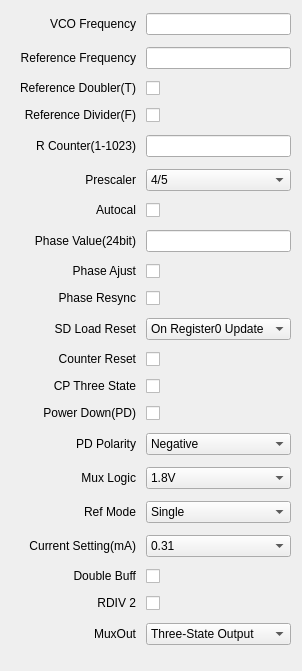
  <widget class="QWidget" name="layoutWidget">
   <property name="geometry">
    <rect>
     <x>9</x>
     <y>9</y>
     <width>275</width>
     <height>671</height>
    </rect>
   </property>
   <layout class="QVBoxLayout" name="verticalLayout">
    <property name="spacing">
     <number>10</number>
    </property>
    <item>
     <layout class="QHBoxLayout" name="horizontalLayout">
      <item>
       <widget class="QLabel" name="label">
        <property name="sizePolicy">
         <sizepolicy hsizetype="Fixed" vsizetype="Fixed">
          <horstretch>0</horstretch>
          <verstretch>0</verstretch>
         </sizepolicy>
        </property>
        <property name="minimumSize">
         <size>
          <width>125</width>
          <height>0</height>
         </size>
        </property>
        <property name="text">
         <string>VCO Frequency</string>
        </property>
        <property name="alignment">
         <set>Qt::AlignRight|Qt::AlignTrailing|Qt::AlignVCenter</set>
        </property>
       </widget>
      </item>
      <item>
       <widget class="QLineEdit" name="lineEditVCOFreq"/>
      </item>
     </layout>
    </item>
    <item>
     <layout class="QHBoxLayout" name="horizontalLayout_2">
      <item>
       <widget class="QLabel" name="label_2">
        <property name="sizePolicy">
         <sizepolicy hsizetype="Fixed" vsizetype="Fixed">
          <horstretch>0</horstretch>
          <verstretch>0</verstretch>
         </sizepolicy>
        </property>
        <property name="minimumSize">
         <size>
          <width>125</width>
          <height>0</height>
         </size>
        </property>
        <property name="text">
         <string>Reference Frequency</string>
        </property>
        <property name="alignment">
         <set>Qt::AlignRight|Qt::AlignTrailing|Qt::AlignVCenter</set>
        </property>
       </widget>
      </item>
      <item>
       <widget class="QLineEdit" name="lineEditRefFreq"/>
      </item>
     </layout>
    </item>
    <item>
     <layout class="QHBoxLayout" name="horizontalLayout_3">
      <item>
       <widget class="QLabel" name="label_3">
        <property name="sizePolicy">
         <sizepolicy hsizetype="Fixed" vsizetype="Fixed">
          <horstretch>0</horstretch>
          <verstretch>0</verstretch>
         </sizepolicy>
        </property>
        <property name="minimumSize">
         <size>
          <width>125</width>
          <height>0</height>
         </size>
        </property>
        <property name="text">
         <string>Reference Doubler(T)</string>
        </property>
        <property name="alignment">
         <set>Qt::AlignRight|Qt::AlignTrailing|Qt::AlignVCenter</set>
        </property>
       </widget>
      </item>
      <item>
       <widget class="QCheckBox" name="checkBoxRefDoubler">
        <property name="text">
         <string/>
        </property>
       </widget>
      </item>
     </layout>
    </item>
    <item>
     <layout class="QHBoxLayout" name="horizontalLayout_4">
      <item>
       <widget class="QLabel" name="label_4">
        <property name="sizePolicy">
         <sizepolicy hsizetype="Fixed" vsizetype="Fixed">
          <horstretch>0</horstretch>
          <verstretch>0</verstretch>
         </sizepolicy>
        </property>
        <property name="minimumSize">
         <size>
          <width>125</width>
          <height>0</height>
         </size>
        </property>
        <property name="text">
         <string>Reference Divider(F)</string>
        </property>
        <property name="alignment">
         <set>Qt::AlignRight|Qt::AlignTrailing|Qt::AlignVCenter</set>
        </property>
       </widget>
      </item>
      <item>
       <widget class="QCheckBox" name="checkBoxRefDivider">
        <property name="text">
         <string/>
        </property>
       </widget>
      </item>
     </layout>
    </item>
    <item>
     <layout class="QHBoxLayout" name="horizontalLayout_5">
      <item>
       <widget class="QLabel" name="label_5">
        <property name="sizePolicy">
         <sizepolicy hsizetype="Fixed" vsizetype="Fixed">
          <horstretch>0</horstretch>
          <verstretch>0</verstretch>
         </sizepolicy>
        </property>
        <property name="minimumSize">
         <size>
          <width>125</width>
          <height>0</height>
         </size>
        </property>
        <property name="text">
         <string>R Counter(1-1023)</string>
        </property>
        <property name="alignment">
         <set>Qt::AlignRight|Qt::AlignTrailing|Qt::AlignVCenter</set>
        </property>
       </widget>
      </item>
      <item>
       <widget class="QLineEdit" name="lineEditRCounter"/>
      </item>
     </layout>
    </item>
    <item>
     <layout class="QHBoxLayout" name="horizontalLayout_6">
      <item>
       <widget class="QLabel" name="label_6">
        <property name="sizePolicy">
         <sizepolicy hsizetype="Fixed" vsizetype="Fixed">
          <horstretch>0</horstretch>
          <verstretch>0</verstretch>
         </sizepolicy>
        </property>
        <property name="minimumSize">
         <size>
          <width>125</width>
          <height>0</height>
         </size>
        </property>
        <property name="text">
         <string>Prescaler</string>
        </property>
        <property name="alignment">
         <set>Qt::AlignRight|Qt::AlignTrailing|Qt::AlignVCenter</set>
        </property>
       </widget>
      </item>
      <item>
       <widget class="QComboBox" name="comboBoxPrescaler">
        <item>
         <property name="text">
          <string>4/5</string>
         </property>
        </item>
        <item>
         <property name="text">
          <string>8/9</string>
         </property>
        </item>
       </widget>
      </item>
     </layout>
    </item>
    <item>
     <layout class="QHBoxLayout" name="horizontalLayout_7">
      <item>
       <widget class="QLabel" name="label_7">
        <property name="sizePolicy">
         <sizepolicy hsizetype="Fixed" vsizetype="Fixed">
          <horstretch>0</horstretch>
          <verstretch>0</verstretch>
         </sizepolicy>
        </property>
        <property name="minimumSize">
         <size>
          <width>125</width>
          <height>0</height>
         </size>
        </property>
        <property name="text">
         <string>Autocal</string>
        </property>
        <property name="alignment">
         <set>Qt::AlignRight|Qt::AlignTrailing|Qt::AlignVCenter</set>
        </property>
       </widget>
      </item>
      <item>
       <widget class="QCheckBox" name="checkBoxAutoCal">
        <property name="text">
         <string/>
        </property>
       </widget>
      </item>
     </layout>
    </item>
    <item>
     <layout class="QHBoxLayout" name="horizontalLayout_8">
      <item>
       <widget class="QLabel" name="label_8">
        <property name="sizePolicy">
         <sizepolicy hsizetype="Fixed" vsizetype="Fixed">
          <horstretch>0</horstretch>
          <verstretch>0</verstretch>
         </sizepolicy>
        </property>
        <property name="minimumSize">
         <size>
          <width>125</width>
          <height>0</height>
         </size>
        </property>
        <property name="text">
         <string>Phase Value(24bit)</string>
        </property>
        <property name="alignment">
         <set>Qt::AlignRight|Qt::AlignTrailing|Qt::AlignVCenter</set>
        </property>
       </widget>
      </item>
      <item>
       <widget class="QLineEdit" name="lineEditPhaseValue"/>
      </item>
     </layout>
    </item>
    <item>
     <layout class="QHBoxLayout" name="horizontalLayout_9">
      <item>
       <widget class="QLabel" name="label_9">
        <property name="sizePolicy">
         <sizepolicy hsizetype="Fixed" vsizetype="Fixed">
          <horstretch>0</horstretch>
          <verstretch>0</verstretch>
         </sizepolicy>
        </property>
        <property name="minimumSize">
         <size>
          <width>125</width>
          <height>0</height>
         </size>
        </property>
        <property name="text">
         <string>Phase Ajust</string>
        </property>
        <property name="alignment">
         <set>Qt::AlignRight|Qt::AlignTrailing|Qt::AlignVCenter</set>
        </property>
       </widget>
      </item>
      <item>
       <widget class="QCheckBox" name="checkBoxPhaseAjust">
        <property name="text">
         <string/>
        </property>
       </widget>
      </item>
     </layout>
    </item>
    <item>
     <layout class="QHBoxLayout" name="horizontalLayout_10">
      <item>
       <widget class="QLabel" name="label_10">
        <property name="sizePolicy">
         <sizepolicy hsizetype="Fixed" vsizetype="Fixed">
          <horstretch>0</horstretch>
          <verstretch>0</verstretch>
         </sizepolicy>
        </property>
        <property name="minimumSize">
         <size>
          <width>125</width>
          <height>0</height>
         </size>
        </property>
        <property name="text">
         <string>Phase Resync</string>
        </property>
        <property name="alignment">
         <set>Qt::AlignRight|Qt::AlignTrailing|Qt::AlignVCenter</set>
        </property>
       </widget>
      </item>
      <item>
       <widget class="QCheckBox" name="checkBoxPhaseResync">
        <property name="text">
         <string/>
        </property>
       </widget>
      </item>
     </layout>
    </item>
    <item>
     <layout class="QHBoxLayout" name="horizontalLayout_11">
      <item>
       <widget class="QLabel" name="label_11">
        <property name="sizePolicy">
         <sizepolicy hsizetype="Fixed" vsizetype="Fixed">
          <horstretch>0</horstretch>
          <verstretch>0</verstretch>
         </sizepolicy>
        </property>
        <property name="minimumSize">
         <size>
          <width>125</width>
          <height>0</height>
         </size>
        </property>
        <property name="text">
         <string>SD Load Reset</string>
        </property>
        <property name="alignment">
         <set>Qt::AlignRight|Qt::AlignTrailing|Qt::AlignVCenter</set>
        </property>
       </widget>
      </item>
      <item>
       <widget class="QComboBox" name="comboBoxSDLoadReset">
        <item>
         <property name="text">
          <string>On Register0 Update</string>
         </property>
        </item>
        <item>
         <property name="text">
          <string>Disabled</string>
         </property>
        </item>
       </widget>
      </item>
     </layout>
    </item>
    <item>
     <layout class="QHBoxLayout" name="horizontalLayout_12">
      <item>
       <widget class="QLabel" name="label_12">
        <property name="sizePolicy">
         <sizepolicy hsizetype="Fixed" vsizetype="Fixed">
          <horstretch>0</horstretch>
          <verstretch>0</verstretch>
         </sizepolicy>
        </property>
        <property name="minimumSize">
         <size>
          <width>125</width>
          <height>0</height>
         </size>
        </property>
        <property name="text">
         <string>Counter Reset</string>
        </property>
        <property name="alignment">
         <set>Qt::AlignRight|Qt::AlignTrailing|Qt::AlignVCenter</set>
        </property>
       </widget>
      </item>
      <item>
       <widget class="QCheckBox" name="checkBoxCounterReset">
        <property name="text">
         <string/>
        </property>
       </widget>
      </item>
     </layout>
    </item>
    <item>
     <layout class="QHBoxLayout" name="horizontalLayout_13">
      <item>
       <widget class="QLabel" name="label_13">
        <property name="sizePolicy">
         <sizepolicy hsizetype="Fixed" vsizetype="Fixed">
          <horstretch>0</horstretch>
          <verstretch>0</verstretch>
         </sizepolicy>
        </property>
        <property name="minimumSize">
         <size>
          <width>125</width>
          <height>0</height>
         </size>
        </property>
        <property name="text">
         <string>CP Three State</string>
        </property>
        <property name="alignment">
         <set>Qt::AlignRight|Qt::AlignTrailing|Qt::AlignVCenter</set>
        </property>
       </widget>
      </item>
      <item>
       <widget class="QCheckBox" name="checkBoxCPThreeState">
        <property name="text">
         <string/>
        </property>
       </widget>
      </item>
     </layout>
    </item>
    <item>
     <layout class="QHBoxLayout" name="horizontalLayout_14">
      <item>
       <widget class="QLabel" name="label_14">
        <property name="sizePolicy">
         <sizepolicy hsizetype="Fixed" vsizetype="Fixed">
          <horstretch>0</horstretch>
          <verstretch>0</verstretch>
         </sizepolicy>
        </property>
        <property name="minimumSize">
         <size>
          <width>125</width>
          <height>0</height>
         </size>
        </property>
        <property name="text">
         <string>Power Down(PD)</string>
        </property>
        <property name="alignment">
         <set>Qt::AlignRight|Qt::AlignTrailing|Qt::AlignVCenter</set>
        </property>
       </widget>
      </item>
      <item>
       <widget class="QCheckBox" name="checkBoxPowerDown">
        <property name="text">
         <string/>
        </property>
       </widget>
      </item>
     </layout>
    </item>
    <item>
     <layout class="QHBoxLayout" name="horizontalLayout_15">
      <item>
       <widget class="QLabel" name="label_15">
        <property name="sizePolicy">
         <sizepolicy hsizetype="Fixed" vsizetype="Fixed">
          <horstretch>0</horstretch>
          <verstretch>0</verstretch>
         </sizepolicy>
        </property>
        <property name="minimumSize">
         <size>
          <width>125</width>
          <height>0</height>
         </size>
        </property>
        <property name="text">
         <string>PD Polarity</string>
        </property>
        <property name="alignment">
         <set>Qt::AlignRight|Qt::AlignTrailing|Qt::AlignVCenter</set>
        </property>
       </widget>
      </item>
      <item>
       <widget class="QComboBox" name="comboBoxPDPolarity">
        <item>
         <property name="text">
          <string>Negative</string>
         </property>
        </item>
        <item>
         <property name="text">
          <string>Positive</string>
         </property>
        </item>
       </widget>
      </item>
     </layout>
    </item>
    <item>
     <layout class="QHBoxLayout" name="horizontalLayout_16">
      <item>
       <widget class="QLabel" name="label_16">
        <property name="sizePolicy">
         <sizepolicy hsizetype="Fixed" vsizetype="Fixed">
          <horstretch>0</horstretch>
          <verstretch>0</verstretch>
         </sizepolicy>
        </property>
        <property name="minimumSize">
         <size>
          <width>125</width>
          <height>0</height>
         </size>
        </property>
        <property name="text">
         <string>Mux Logic</string>
        </property>
        <property name="alignment">
         <set>Qt::AlignRight|Qt::AlignTrailing|Qt::AlignVCenter</set>
        </property>
       </widget>
      </item>
      <item>
       <widget class="QComboBox" name="comboBoxMuxLogic">
        <item>
         <property name="text">
          <string>1.8V</string>
         </property>
        </item>
        <item>
         <property name="text">
          <string>3.3V</string>
         </property>
        </item>
       </widget>
      </item>
     </layout>
    </item>
    <item>
     <layout class="QHBoxLayout" name="horizontalLayout_17">
      <item>
       <widget class="QLabel" name="label_32">
        <property name="sizePolicy">
         <sizepolicy hsizetype="Fixed" vsizetype="Fixed">
          <horstretch>0</horstretch>
          <verstretch>0</verstretch>
         </sizepolicy>
        </property>
        <property name="minimumSize">
         <size>
          <width>125</width>
          <height>0</height>
         </size>
        </property>
        <property name="text">
         <string>Ref Mode</string>
        </property>
        <property name="alignment">
         <set>Qt::AlignRight|Qt::AlignTrailing|Qt::AlignVCenter</set>
        </property>
       </widget>
      </item>
      <item>
       <widget class="QComboBox" name="comboBoxRefMode">
        <item>
         <property name="text">
          <string>Single</string>
         </property>
        </item>
        <item>
         <property name="text">
          <string>Diff</string>
         </property>
        </item>
       </widget>
      </item>
     </layout>
    </item>
    <item>
     <layout class="QHBoxLayout" name="horizontalLayout_18">
      <item>
       <widget class="QLabel" name="label_33">
        <property name="sizePolicy">
         <sizepolicy hsizetype="Fixed" vsizetype="Fixed">
          <horstretch>0</horstretch>
          <verstretch>0</verstretch>
         </sizepolicy>
        </property>
        <property name="minimumSize">
         <size>
          <width>125</width>
          <height>0</height>
         </size>
        </property>
        <property name="text">
         <string>Current Setting(mA)</string>
        </property>
        <property name="alignment">
         <set>Qt::AlignRight|Qt::AlignTrailing|Qt::AlignVCenter</set>
        </property>
       </widget>
      </item>
      <item>
       <widget class="QComboBox" name="comboBoxCurrentSetting">
        <item>
         <property name="text">
          <string>0.31</string>
         </property>
        </item>
        <item>
         <property name="text">
          <string>0.63</string>
         </property>
        </item>
        <item>
         <property name="text">
          <string>0.94</string>
         </property>
        </item>
        <item>
         <property name="text">
          <string>1.25</string>
         </property>
        </item>
        <item>
         <property name="text">
          <string>1.56</string>
         </property>
        </item>
        <item>
         <property name="text">
          <string>1.88</string>
         </property>
        </item>
        <item>
         <property name="text">
          <string>2.19</string>
         </property>
        </item>
        <item>
         <property name="text">
          <string>2.50</string>
         </property>
        </item>
        <item>
         <property name="text">
          <string>2.81</string>
         </property>
        </item>
        <item>
         <property name="text">
          <string>3.13</string>
         </property>
        </item>
        <item>
         <property name="text">
          <string>3.44</string>
         </property>
        </item>
        <item>
         <property name="text">
          <string>3.75</string>
         </property>
        </item>
        <item>
         <property name="text">
          <string>4.06</string>
         </property>
        </item>
        <item>
         <property name="text">
          <string>4.38</string>
         </property>
        </item>
        <item>
         <property name="text">
          <string>4.69</string>
         </property>
        </item>
        <item>
         <property name="text">
          <string>5.00</string>
         </property>
        </item>
       </widget>
      </item>
     </layout>
    </item>
    <item>
     <layout class="QHBoxLayout" name="horizontalLayout_19">
      <item>
       <widget class="QLabel" name="label_34">
        <property name="sizePolicy">
         <sizepolicy hsizetype="Fixed" vsizetype="Fixed">
          <horstretch>0</horstretch>
          <verstretch>0</verstretch>
         </sizepolicy>
        </property>
        <property name="minimumSize">
         <size>
          <width>125</width>
          <height>0</height>
         </size>
        </property>
        <property name="text">
         <string>Double Buff</string>
        </property>
        <property name="alignment">
         <set>Qt::AlignRight|Qt::AlignTrailing|Qt::AlignVCenter</set>
        </property>
       </widget>
      </item>
      <item>
       <widget class="QCheckBox" name="checkBoxDoubleBuff">
        <property name="text">
         <string/>
        </property>
       </widget>
      </item>
     </layout>
    </item>
    <item>
     <layout class="QHBoxLayout" name="horizontalLayout_20">
      <item>
       <widget class="QLabel" name="label_35">
        <property name="sizePolicy">
         <sizepolicy hsizetype="Fixed" vsizetype="Fixed">
          <horstretch>0</horstretch>
          <verstretch>0</verstretch>
         </sizepolicy>
        </property>
        <property name="minimumSize">
         <size>
          <width>125</width>
          <height>0</height>
         </size>
        </property>
        <property name="text">
         <string>RDIV 2</string>
        </property>
        <property name="alignment">
         <set>Qt::AlignRight|Qt::AlignTrailing|Qt::AlignVCenter</set>
        </property>
       </widget>
      </item>
      <item>
       <widget class="QCheckBox" name="checkBoxRDIV2">
        <property name="text">
         <string/>
        </property>
       </widget>
      </item>
     </layout>
    </item>
    <item>
     <layout class="QHBoxLayout" name="horizontalLayout_21">
      <item>
       <widget class="QLabel" name="label_36">
        <property name="sizePolicy">
         <sizepolicy hsizetype="Fixed" vsizetype="Fixed">
          <horstretch>0</horstretch>
          <verstretch>0</verstretch>
         </sizepolicy>
        </property>
        <property name="minimumSize">
         <size>
          <width>125</width>
          <height>0</height>
         </size>
        </property>
        <property name="text">
         <string>MuxOut</string>
        </property>
        <property name="alignment">
         <set>Qt::AlignRight|Qt::AlignTrailing|Qt::AlignVCenter</set>
        </property>
       </widget>
      </item>
      <item>
       <widget class="QComboBox" name="comboBoxMuxOut">
        <item>
         <property name="text">
          <string>Three-State Output</string>
         </property>
        </item>
        <item>
         <property name="text">
          <string>DV(DD)</string>
         </property>
        </item>
        <item>
         <property name="text">
          <string>DGND</string>
         </property>
        </item>
        <item>
         <property name="text">
          <string>R Divider Output</string>
         </property>
        </item>
        <item>
         <property name="text">
          <string>N Divider Output</string>
         </property>
        </item>
        <item>
         <property name="text">
          <string>Analog Lock Detect</string>
         </property>
        </item>
        <item>
         <property name="text">
          <string>Digital Lock Detect</string>
         </property>
        </item>
        <item>
         <property name="text">
          <string>Reserved</string>
         </property>
        </item>
       </widget>
      </item>
     </layout>
    </item>
   </layout>
  </widget>
